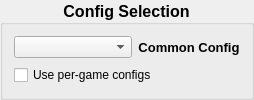
             <widget class="QGroupBox" name="ProfileGroupBox">
              <property name="font">
               <font>
                <pointsize>12</pointsize>
                <bold>true</bold>
               </font>
              </property>
              <property name="title">
               <string>Config Selection</string>
              </property>
              <property name="alignment">
               <set>Qt::AlignmentFlag::AlignCenter</set>
              </property>
              <layout class="QVBoxLayout" name="verticalLayout_16">
               <item>
                <layout class="QHBoxLayout" name="horizontalLayout_6">
                 <item>
                  <widget class="QComboBox" name="ProfileComboBox">
                   <property name="font">
                    <font>
                     <pointsize>9</pointsize>
                     <bold>false</bold>
                    </font>
                   </property>
                   <property name="currentText">
                    <string/>
                   </property>
                   <property name="currentIndex">
                    <number>-1</number>
                   </property>
                   <property name="placeholderText">
                    <string>Common Config</string>
                   </property>
                  </widget>
                 </item>
                 <item>
                  <widget class="QLabel" name="TitleLabel">
                   <property name="font">
                    <font>
                     <pointsize>10</pointsize>
                     <bold>true</bold>
                    </font>
                   </property>
                   <property name="text">
                    <string>Common Config</string>
                   </property>
                   <property name="alignment">
                    <set>Qt::AlignmentFlag::AlignCenter</set>
                   </property>
                   <property name="wordWrap">
                    <bool>true</bool>
                   </property>
                  </widget>
                 </item>
                </layout>
               </item>
               <item>
                <widget class="QCheckBox" name="PerGameCheckBox">
                 <property name="sizePolicy">
                  <sizepolicy hsizetype="Minimum" vsizetype="Minimum">
                   <horstretch>0</horstretch>
                   <verstretch>0</verstretch>
                  </sizepolicy>
                 </property>
                 <property name="font">
                  <font>
                   <pointsize>9</pointsize>
                   <bold>false</bold>
                  </font>
                 </property>
                 <property name="text">
                  <string>Use per-game configs</string>
                 </property>
                </widget>
               </item>
              </layout>
             </widget>
